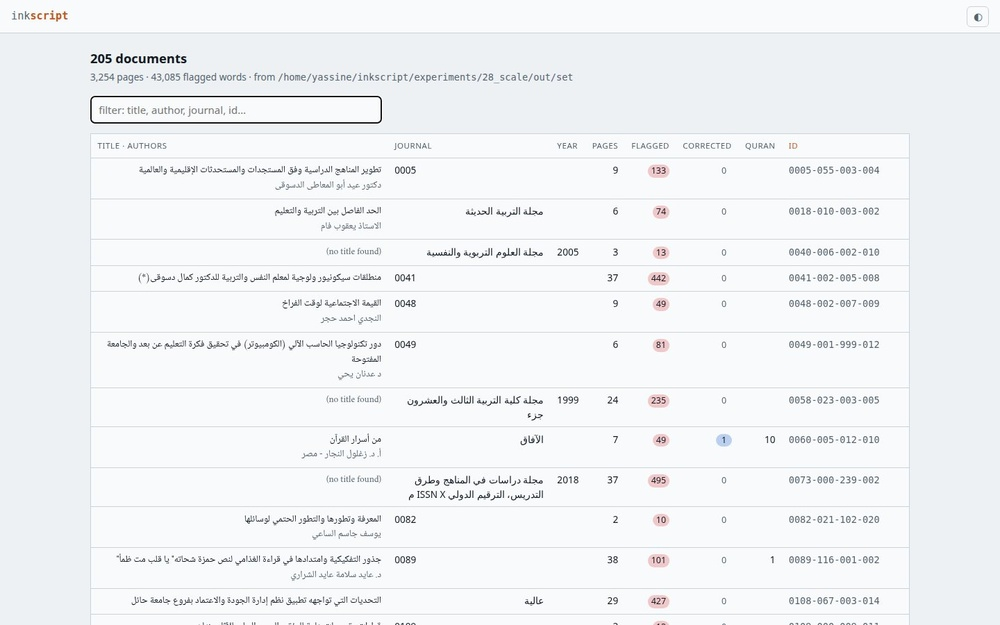
#> input picture experiments/31_viewer/shots/1_picker.jpg, 1000 x 625 px, shrunk from 1440 x 900 before the run
$ python -i rivers.py   (imports and definitions only)
#> lines starting #> are read from the running program, lines starting #| are printed output that depends on the picture; after the words box and inside, x2 and y2 are one past the last pixel; in counts of white or black regions, pixels touching at a corner belong together
"""Rivers of paper: the white space that separates columns, paragraphs and blocks, found from the ink alone
(no model). Ink is smeared sideways so the words of a line join into one bar; the paper left between the bars
is the river system. Tall, thin rivers are column gutters; wide horizontal ones separate paragraphs or blocks;
the thin gaps between lines of one paragraph don't count. The islands of ink the rivers leave are the blocks.
-> out/rivers/<page>.jpg, out/rivers/summary.json"""
import json, sys
from pathlib import Path
import cv2, fitz, numpy as np
from inkscript.geometry.trace import render_gray

HERE = Path(__file__).parent; OUT = HERE / "out/rivers"; P38 = HERE.parent / "38_parser/out/pages"
FIX = HERE.parents[1] / "tests/fixtures/0582-004-009-012/input/0582-004-009-012.pdf"
PAGES = sys.argv[1:] or ["0582-004-009-012_p002", "0005-055-003-004_p008", "0737-001-020-003_p009", "0299-000-004-010_p002",
                         "0781-010-055-015_p006", "1865-000-143-005_p017", "0924-012-005-007_p002", "0460-009-003-012_p010",
                         "0266-006-002-001_p042", "0747-001-003-001_p006"]
DPI = 100  # coarse is enough for white space


# [4 lines left out: function load, not called in this run]


def rivers(gray):
    H, W = gray.shape
    _, ink = cv2.threshold(gray, 0, 255, cv2.THRESH_BINARY_INV | cv2.THRESH_OTSU)
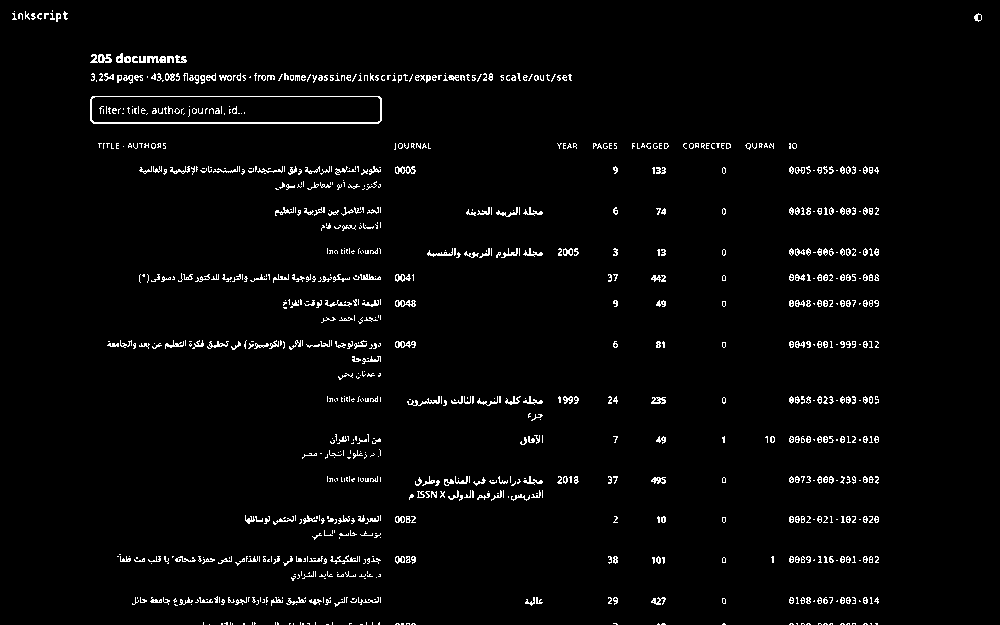
#> ink: shape (625, 1000); 2.7% white in thin lines or dots
    n, lab, st, _ = cv2.connectedComponentsWithStats(ink, connectivity=8)
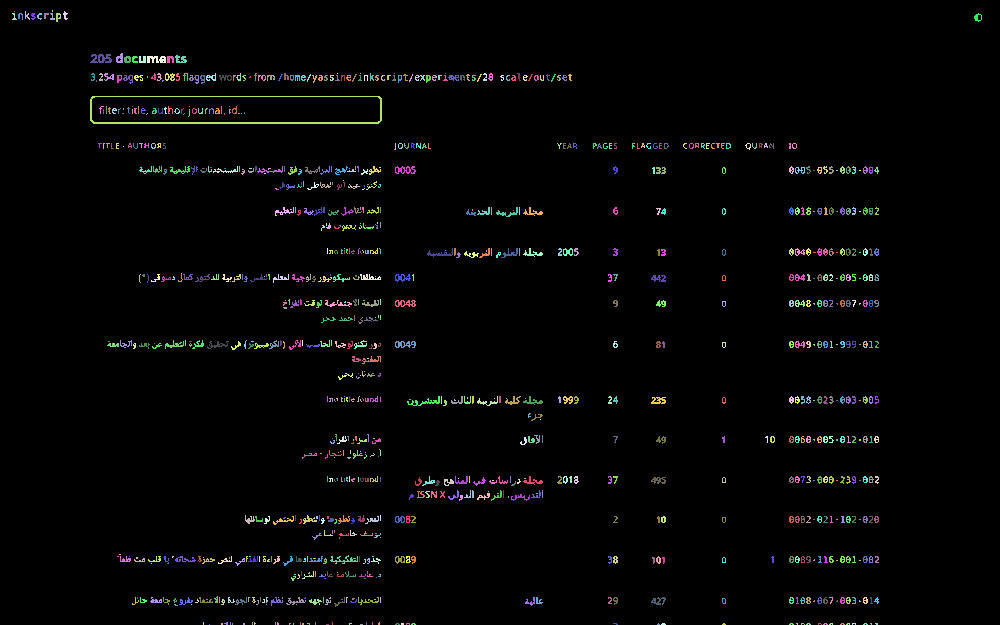
#> lab: shape (625, 1000) int32; 955 distinct labels, from 0 to 954; one colour per label, 0 black
#> n = 955; st = 955 rows, first 6: [0, 0, 1000, 625, 608052], [14, 11, 1, 1, 1], [25, 11, 5, 9, 20], [52, 10, 1, 2, 2], [63, 11, 5, 9, 24], [12, 13, 5, 7, 16]
    keep = np.zeros(n, bool); keep[1:] = st[1:, cv2.CC_STAT_AREA] >= 3            # drop dust
    ink = (keep[lab] * 255).astype(np.uint8)
#> ink: shape (625, 1000); 2.7% white in thin lines or dots
    # the scanner's dark page edge is not content: clear any ink touching the outer 1.5% of the page
    m = int(0.015 * min(H, W)); edge = np.zeros_like(ink); edge[:m] = edge[-m:] = 255; edge[:, :m] = edge[:, -m:] = 255
    n, lab, st, _ = cv2.connectedComponentsWithStats(ink, connectivity=8)
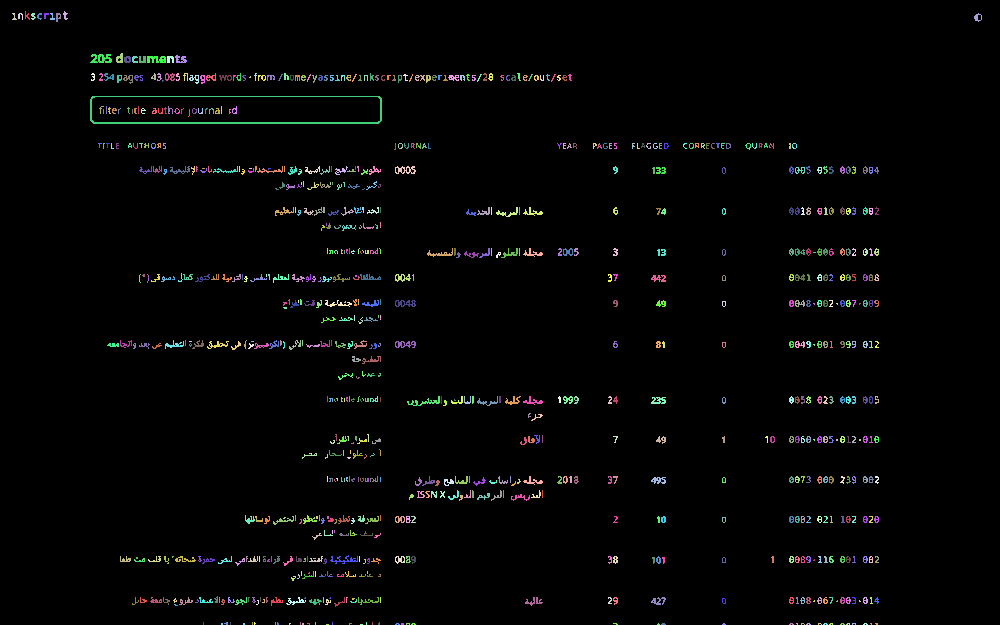
#> lab: shape (625, 1000) int32; 827 distinct labels, from 0 to 826; one colour per label, 0 black
#> n = 827; st = 827 rows, first 6: [0, 0, 1000, 625, 608256], [25, 11, 5, 9, 20], [63, 11, 5, 9, 24], [12, 13, 5, 7, 16], [18, 13, 5, 7, 20], [31, 13, 5, 7, 21]
    touch = np.unique(lab[(edge > 0) & (ink > 0)]); ink[np.isin(lab, touch[touch > 0])] = 0
#> after `touch = np.unique(lab[(edge > 0) & (ink > 0)])`: touch = 42 values from 785 to 826
#> after `ink[np.isin(lab, touch[touch > 0])] = 0`:
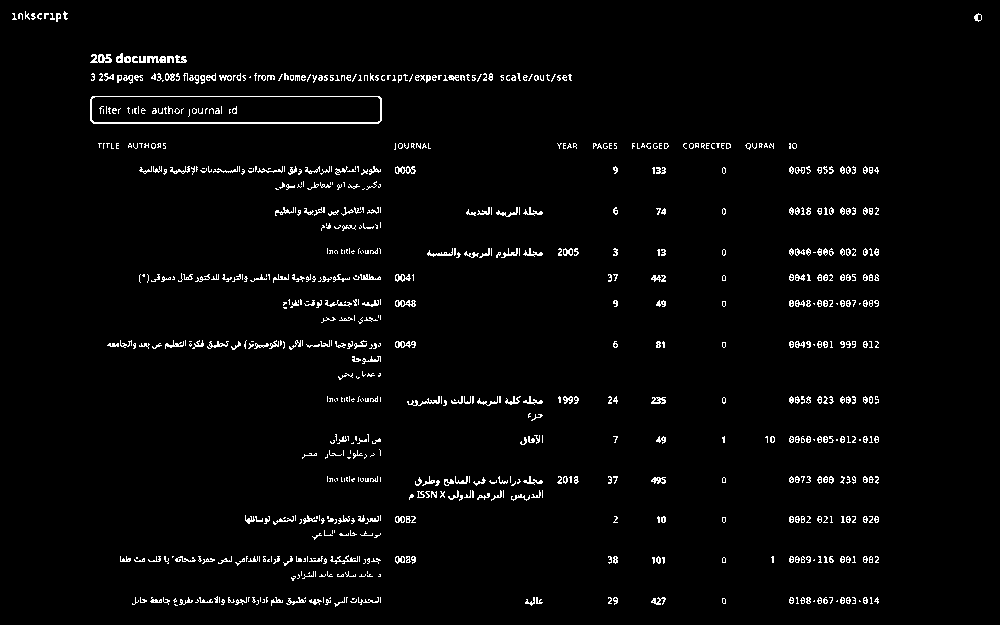
#> ink: shape (625, 1000); 2.6% white in thin lines or dots
    # x-height-ish unit from the ink: median height of the larger islands
    n, lab, st, _ = cv2.connectedComponentsWithStats(ink, connectivity=8)
#> lab: shape (625, 1000) int32; 785 distinct labels, from 0 to 784
#> n = 785; st = 785 rows, first 6: [0, 0, 1000, 625, 608458], [25, 11, 5, 9, 20], [63, 11, 5, 9, 24], [12, 13, 5, 7, 16], [18, 13, 5, 7, 20], [31, 13, 5, 7, 21]
    hs = st[1:, cv2.CC_STAT_HEIGHT]; u = max(4, int(np.median(hs[hs >= np.percentile(hs, 50)]))) if len(hs) else 8
#> after `hs = st[1:, cv2.CC_STAT_HEIGHT]`: hs = 784 values, max 28 at index 90, min 1 at index 205, mean 6.44
#> after `u = max(4, int(np.median(hs[hs >= np.percentile(hs, 50)]))) if len(hs)`: u = 8
    # smear: words of one line join (a word space is under ~1.2 units), lines stay apart
    bars = cv2.morphologyEx(ink, cv2.MORPH_CLOSE, cv2.getStructuringElement(cv2.MORPH_RECT, (int(1.6 * u), max(1, u // 3))))
#> bars: shape (625, 1000); 5.6% white; 100 white regions (4 under 20 px), largest, box (x1, y1, x2, y2) and area: (92, 74, 573, 85) 3151, (91, 97, 383, 125) 1896, (108, 341, 382, 351) 1662
    paper = bars == 0
    # column gutters: paper that stays open along a tall thin strip (at least 8 line-heights tall, 0.6 unit wide)
    v = cv2.morphologyEx(paper.astype(np.uint8), cv2.MORPH_OPEN, cv2.getStructuringElement(cv2.MORPH_RECT, (max(2, int(0.6 * u)), 8 * u))) > 0
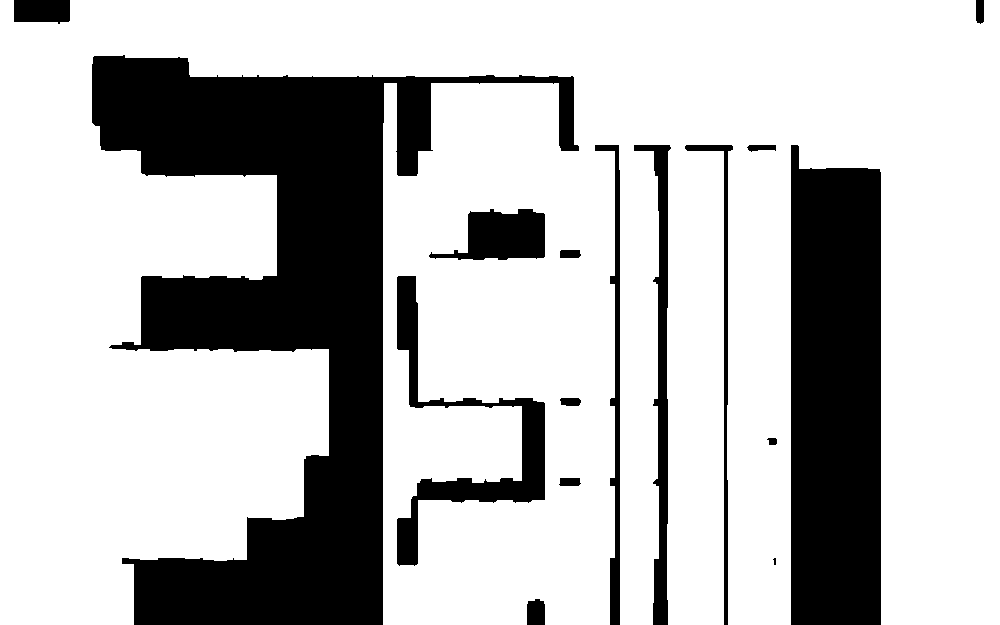
#> v: shape (625, 1000) bool; 74.2% white; 16 black regions (1 under 20 px), largest, box (x1, y1, x2, y2) and area: (92, 55, 579, 625) 95449, (791, 145, 881, 625) 41272, (397, 276, 545, 566) 8200
    # the page's normal gap between lines: vertical runs of paper with ink above and below, shorter than 4 units
    runs = []
    for x in range(0, W, max(1, u)):
        col = bars[:, x] > 0; ys = np.flatnonzero(np.diff(col.astype(np.int8)))
        for a, b in zip(ys[1::2], ys[2::2]):
            if 0 < b - a < 4 * u: runs.append(b - a)
#> this loop made 125 passes
#> ys on passes 3, 4, 5, 6, 7, 8, 9, 13: [13, 20], [13, 20], [13, 20], [13, 20], [13, 20], [13, 20], [13, 20], [54, 63, 73, 81, 96, 97, 106, 114, 122, 124]
#> after the loop, runs = 312 values, max 27 at index 168, min 2 at index 256, mean 15
    g = float(np.median(runs)) if runs else u
#> g = 15
    # block gaps: paper open along a wide flat strip clearly taller than the normal line gap
    h = cv2.morphologyEx(paper.astype(np.uint8), cv2.MORPH_OPEN, cv2.getStructuringElement(cv2.MORPH_RECT, (6 * u, max(int(1.1 * u), int(1.7 * g) + 1)))) > 0
#> h: shape (625, 1000) bool; 85.7% white; 29 black regions, largest, box (x1, y1, x2, y2) and area: (92, 55, 668, 447) 51346, (122, 436, 668, 609) 18040, (791, 250, 881, 309) 5303
    # ruled lines (header rules, table borders, footnote separators) are walls between blocks, like rivers
    k = max(20, int(0.12 * W)); rules = cv2.morphologyEx(ink, cv2.MORPH_OPEN, np.ones((1, k), np.uint8))
    k = max(20, int(0.12 * H)); rules |= cv2.morphologyEx(ink, cv2.MORPH_OPEN, np.ones((k, 1), np.uint8))
    walls = cv2.dilate(rules, np.ones((3, 3), np.uint8)) > 0
#> walls: shape (625, 1000) bool; 0.32% white; 2 white regions, box (x1, y1, x2, y2) and area: (92, 121, 382, 125) 1158, (92, 95, 382, 98) 870
    river = v | h | walls
#> river: shape (625, 1000) bool; 88% white; 61 black regions (2 under 20 px), largest, box (x1, y1, x2, y2) and area: (92, 55, 574, 404) 37673, (122, 517, 383, 609) 10235, (791, 250, 881, 309) 5303
    # blocks: what the rivers cut the ink into
    # lines of one block bridge their normal gaps; the rivers then cut the land into blocks
    land = cv2.morphologyEx((bars > 0).astype(np.uint8), cv2.MORPH_CLOSE, cv2.getStructuringElement(cv2.MORPH_RECT, (u, int(1.7 * g) + 2)))
#> land: shape (625, 1000); values 0 (black) and 1 (white), 11.8% white; 61 white regions (2 under 20 px), largest, box (x1, y1, x2, y2) and area: (92, 54, 574, 403) 38628, (122, 516, 383, 608) 9334, (791, 249, 881, 308) 5303
    land = land & (~cv2.dilate(river.astype(np.uint8), np.ones((3, 3), np.uint8)).astype(bool)).astype(np.uint8)
#> land: shape (625, 1000); values 0 (black) and 1 (white), 9.9% white; 63 white regions (12 under 20 px), largest, box (x1, y1, x2, y2) and area: (101, 126, 382, 403) 19384, (123, 518, 382, 607) 8356, (94, 57, 573, 94) 7303
    n, lab, st, _ = cv2.connectedComponentsWithStats(land, connectivity=4)
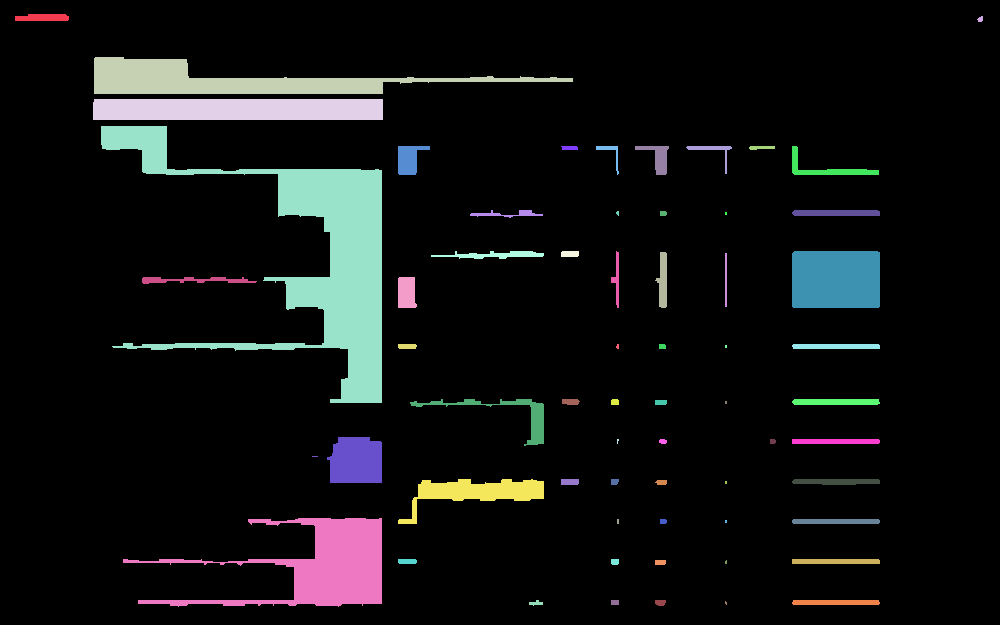
#> lab: shape (625, 1000) int32; 64 distinct labels, from 0 to 63; one colour per label, 0 black
#> n = 64; st = 64 rows, first 6: [0, 0, 1000, 625, 563249], [15, 14, 54, 7, 346], [977, 16, 6, 6, 26], [94, 57, 479, 37, 7303], [93, 99, 290, 21, 6087], [101, 126, 281, 277, 19384]
    blocks = [tuple(int(t) for t in st[i, :4]) for i in range(1, n) if st[i, cv2.CC_STAT_AREA] >= 2 * u * u]
#> blocks = 28 items, first 6: (15, 14, 54, 7), (94, 57, 479, 37), (93, 99, 290, 21), (101, 126, 281, 277), (398, 146, 32, 29), (596, 146, 23, 29)
    # the margins are paper outside the text area; they are rivers too but shown plainly
    ys, xs = np.nonzero(bars); inside = np.zeros_like(paper)
    if len(xs): inside[ys.min():ys.max() + 1, xs.min():xs.max() + 1] = True
    return ink, bars, v & inside, h & inside, walls, blocks, u, g


# [19 lines not run here, left out]

>>> import cv2
>>> picture = cv2.imread('../31_viewer/shots/1_picker.jpg', cv2.IMREAD_GRAYSCALE)
>>> result = rivers(picture)
#> result = 8 items

$ run again, on experiments/31_viewer/shots/11_phone_page_dark.jpg
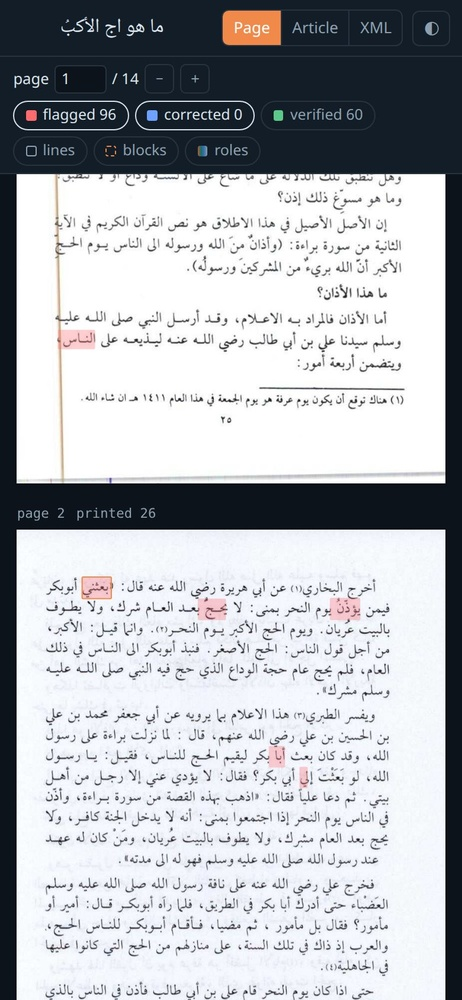
#> input picture experiments/31_viewer/shots/11_phone_page_dark.jpg, 462 x 1000 px, shrunk from 780 x 1688 before the run
#> in rivers, `n, lab, st, _ = cv2.connectedComponentsWithStats(ink, connectivity=8)`: n = 1696; st = 1696 rows, first 6: [13, 11, 432, 989, 325683], [0, 0, 462, 1000, 124218], [141, 27, 2, 4, 7], [43, 77, 4, 2, 6], [25, 80, 3, 3, 8], [236, 110, 4, 9, 30]
#> in rivers, `n, lab, st, _ = cv2.connectedComponentsWithStats(ink, connectivity=8)`: n = 1056; st = 1056 rows, first 6: [13, 11, 432, 989, 326622], [0, 0, 462, 1000, 124218], [141, 27, 2, 4, 7], [43, 77, 4, 2, 6], [25, 80, 3, 3, 8], [236, 110, 4, 9, 30]
#> touch = 26 values from 1 to 1055
#> in rivers, `n, lab, st, _ = cv2.connectedComponentsWithStats(ink, connectivity=8)`: n = 1030; st = 1030 rows, first 6: [0, 0, 462, 1000, 451128], [141, 27, 2, 4, 7], [43, 77, 4, 2, 6], [25, 80, 3, 3, 8], [236, 110, 4, 9, 30], [81, 113, 3, 2, 6]
#> hs = 1029 values, max 13 at index 178, min 1 at index 23, mean 3.8
#> u = 4
#> bars: shape (1000, 462); 3.1% white in thin lines or dots, all inside (x1, y1, x2, y2) = (26, 27, 405, 994)
#> in rivers, `v = cv2.morphologyEx(paper.astype(np.uint8), cv2.MORPH_OPEN, cv2.getSt..`:
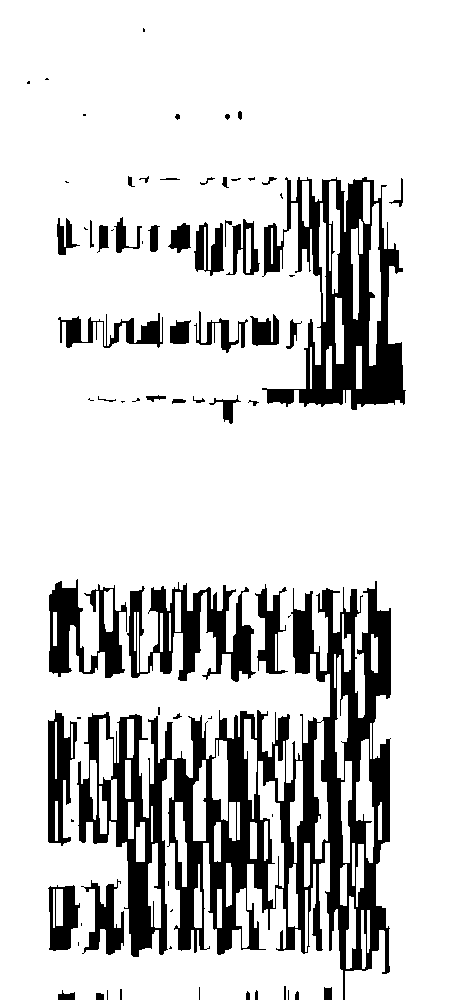
#> v: shape (1000, 462) bool; 82.5% white; 76 black regions (29 under 20 px), largest, box (x1, y1, x2, y2) and area: (77, 581, 391, 1000) 42441, (262, 177, 406, 410) 14224, (127, 582, 256, 682) 5836
#> the loop in rivers, `for x in range(0, W, max(1, u)):` made 116 passes
#> ys on passes 8, 12: [79, 82], [77, 78]
#> after the loop in rivers, `for x in range(0, W, max(1, u)):`: runs = 533 values, max 15 at index 9, min 1 at index 14, mean 6.87
#> g = 5
#> h: shape (1000, 462) bool; 88.4% white; 29 black regions (9 under 20 px), largest, box (x1, y1, x2, y2) and area: (48, 706, 391, 850) 14817, (49, 578, 391, 681) 11909, (48, 878, 390, 956) 9085
#> rules: shape (1000, 462); 0.02% white in thin lines or dots, all inside (x1, y1, x2, y2) = (260, 388, 373, 389)
#> walls: shape (1000, 462) bool; 0.07% white; 1 white region, box (x1, y1, x2, y2) and area: (259, 387, 374, 390) 345
#> river: shape (1000, 462) bool; 93.5% white; 440 black regions (142 under 20 px), largest, box (x1, y1, x2, y2) and area: (124, 883, 167, 956) 863, (347, 883, 389, 934) 616, (351, 388, 405, 409) 592
#> in rivers, `n, lab, st, _ = cv2.connectedComponentsWithStats(land, connectivity=4)`:
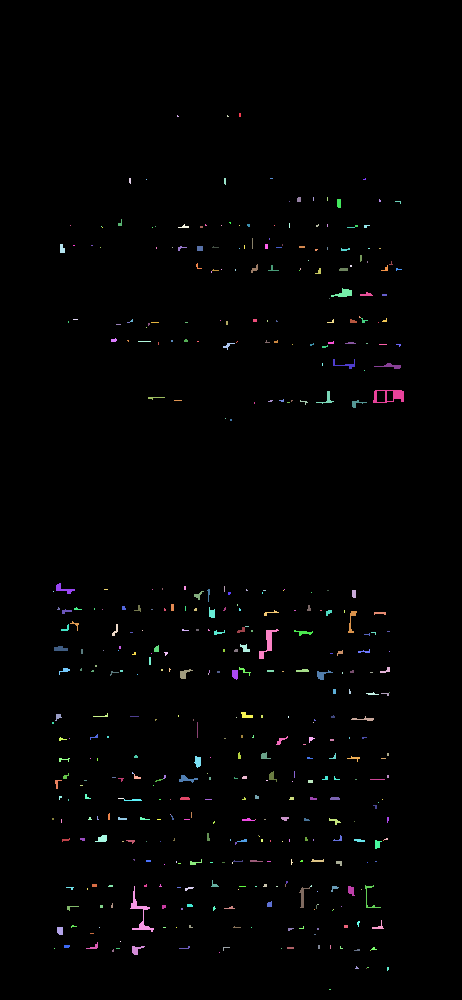
#> lab: shape (1000, 462) int32; 468 distinct labels, from 0 to 467; one colour per label, 0 black
#> in rivers, `n, lab, st, _ = cv2.connectedComponentsWithStats(land, connectivity=4)`: n = 468; st = 468 rows, first 6: [0, 0, 462, 1000, 456054], [239, 113, 2, 4, 8], [177, 115, 2, 2, 3], [227, 115, 2, 2, 3], [129, 178, 2, 6, 11], [224, 178, 2, 7, 13]
#> blocks = 38 items, first 6: (337, 199, 4, 9), (60, 244, 5, 9), (331, 288, 21, 9), (360, 292, 13, 4), (333, 359, 22, 10), (374, 363, 27, 6)
#> in rivers, `ys, xs = np.nonzero(bars)`: ys = 14551 values from 27 to 993; xs = 14551 values, max 404 at index 3836, min 26 at index 15, mean 234.1
#> result = 8 items
